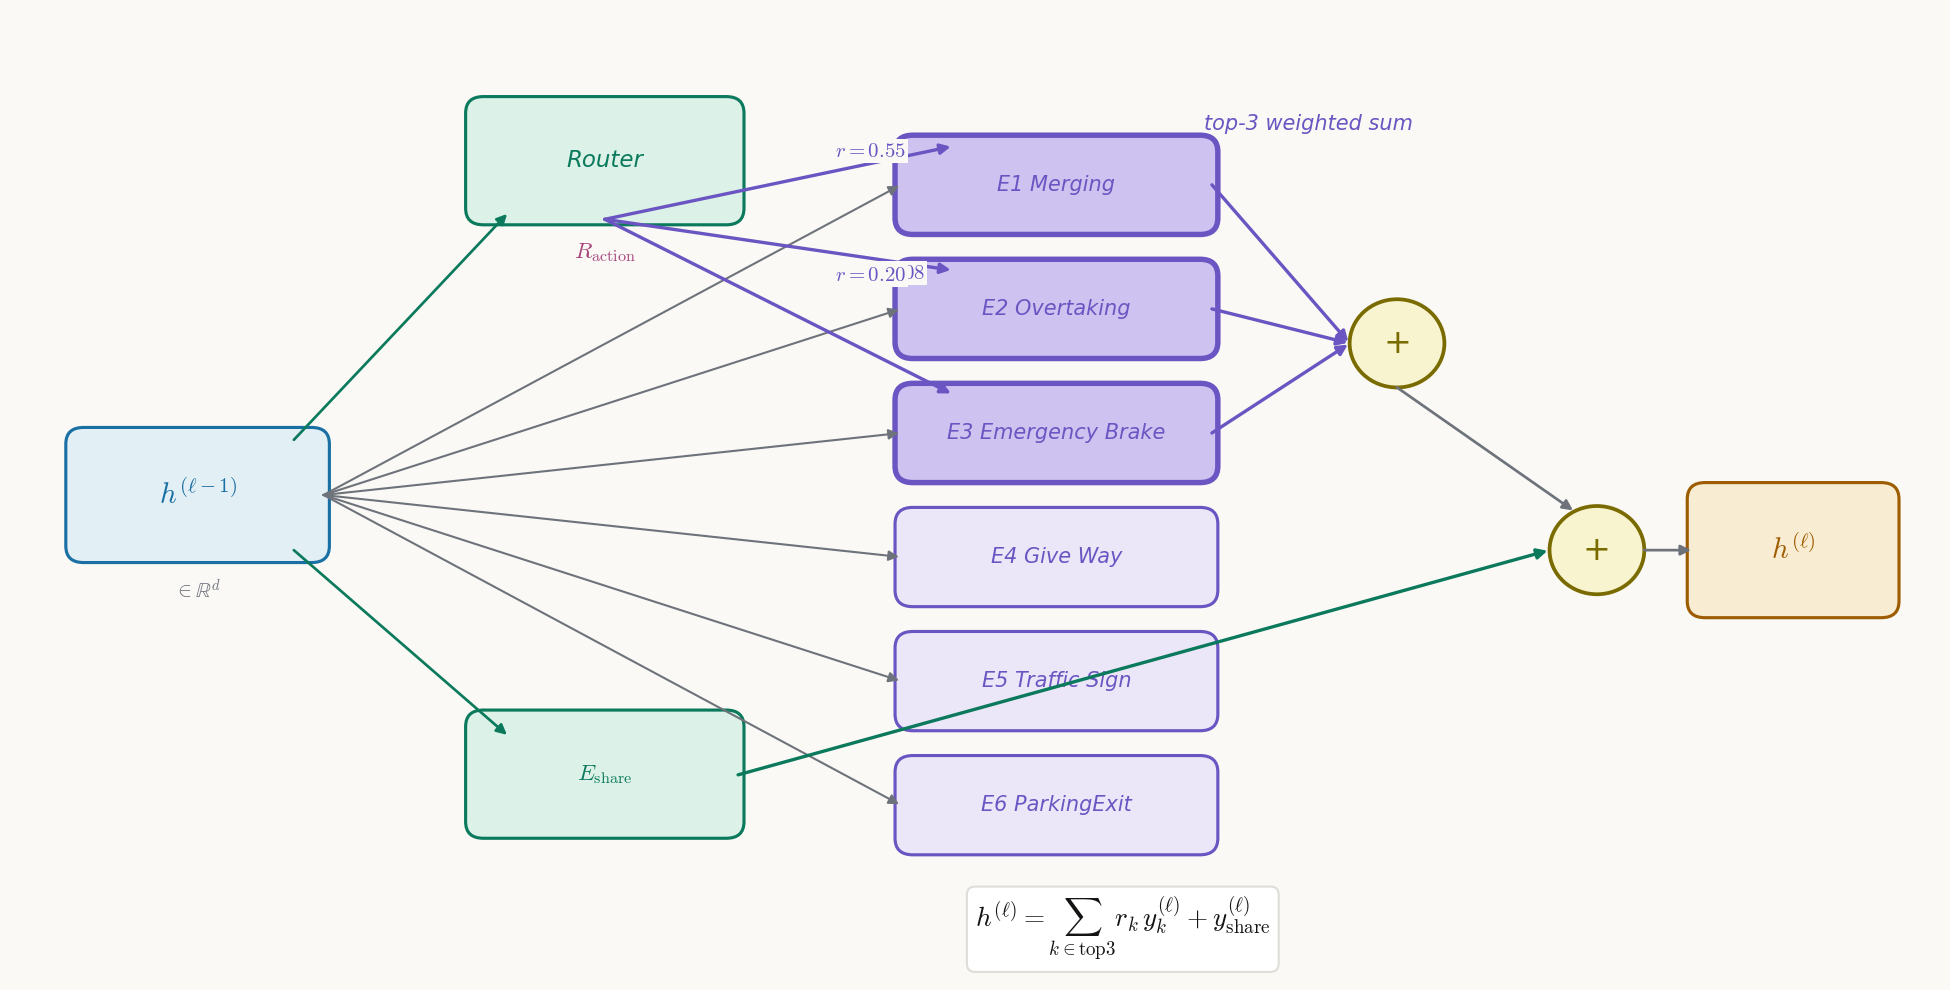

Source code (Python):
"""Action MoE decoder-layer schematic (bright theme, skill 5.3 palette)."""
import matplotlib
matplotlib.use("Agg")
matplotlib.rcParams["mathtext.fontset"] = "cm"
import matplotlib.pyplot as plt
from matplotlib.patches import FancyBboxPatch, Circle
import matplotlib.patheffects as pe

IN, IN_F = "#1a6fa3", "#e2eff5"
OP, OP_F = "#0b7a5c", "#dcf2e8"
ALT, ALT_F, ALT_HI = "#6a55c2", "#ebe7f8", "#cdc2f0"
OUT, OUT_F = "#9e5c00", "#f8ecd2"
NORM, NORM_F = "#7a6b00", "#f8f4cf"
PARAM = "#a8457c"
WIRE = "#6e737b"
BG = "#faf9f5"

fig, ax = plt.subplots(figsize=(13, 6.6))
fig.patch.set_facecolor(BG)
ax.set_facecolor(BG)
ax.set_xlim(0, 13)
ax.set_ylim(0, 7)
ax.axis("off")

def box(x, y, w, h, label, edge, fill, fs=11, lw=1.5, sub=None):
    b = FancyBboxPatch((x, y), w, h, boxstyle="round,pad=0.04,rounding_size=0.12",
                       ec=edge, fc=fill, lw=lw)
    ax.add_patch(b)
    ax.text(x + w / 2, y + h / 2 + (0.08 if sub else 0), label, ha="center",
            va="center", fontsize=fs, color=edge, style="italic")
    if sub:
        ax.text(x + w / 2, y + h / 2 - 0.22, sub, ha="center", va="center",
                fontsize=9.5, color=edge)
    return b

def arrow(x1, y1, x2, y2, color=WIRE, lw=1.3, label=None, lx=0, ly=0.12):
    ax.annotate("", xy=(x2, y2), xytext=(x1, y1),
                arrowprops=dict(arrowstyle="-|>", color=color, lw=lw,
                                mutation_scale=10, shrinkA=0, shrinkB=1))
    if label:
        ax.text((x1 + x2) / 2 + lx, (y1 + y2) / 2 + ly, label, fontsize=10,
                color=color, ha="center", va="bottom",
                bbox=dict(fc=BG, ec="none", pad=1))

# input
box(0.4, 3.05, 1.7, 0.9, r"$h^{(\ell-1)}$", IN, IN_F, fs=14)
ax.text(1.25, 2.75, r"$\in \mathbb{R}^d$", ha="center", fontsize=10, color=WIRE)

# router
box(3.1, 5.5, 1.8, 0.85, "Router", OP, OP_F, fs=11)
ax.text(4.0, 5.22, r"$R_{\mathrm{action}}$", ha="center", fontsize=11,
        color=PARAM, style="italic")
arrow(1.9, 3.9, 3.35, 5.55, color=OP)

# skill experts
skills = ["E1 Merging", "E2 Overtaking", "E3 Emergency Brake",
          "E4 Give Way", "E5 Traffic Sign", "E6 ParkingExit"]
ys = [5.75, 4.85, 3.95, 3.05, 2.15, 1.25]
sel = {0: "0.55", 2: "0.20", 1: "0.08"}  # selected idx -> r
for i, (s, y) in enumerate(zip(skills, ys)):
    hi = i in sel
    box(6.0, y - 0.32, 2.1, 0.64, s, ALT, ALT_HI if hi else ALT_F,
        fs=10, lw=2.6 if hi else 1.5)
    arrow(2.1, 3.5, 6.0, y, color=WIRE, lw=1.0)
    if hi:
        off = {0: (0.62, 0.16), 1: (0.75, -0.28), 2: (0.62, 0.16)}[i]
        arrow(4.0, 5.5, 6.35, y + 0.28, color=ALT, lw=1.6,
              label=r"$r=%s$" % sel[i], lx=off[0], ly=off[1])

# shared expert
box(3.1, 1.05, 1.8, 0.85, r"$E_{\mathrm{share}}$", OP, OP_F, fs=11)
arrow(1.9, 3.1, 3.35, 1.75, color=OP)

# weighted sum of skills
c1 = Circle((9.35, 4.6), 0.32, ec=NORM, fc=NORM_F, lw=1.8)
ax.add_patch(c1)
ax.text(9.35, 4.6, "+", ha="center", va="center", fontsize=16, color=NORM)
for i in sel:
    arrow(8.1, ys[i], 9.03, 4.6, color=ALT, lw=1.6)
ax.text(8.75, 6.15, "top-3 weighted sum", fontsize=10, color=ALT, ha="center",
        style="italic")

# add shared
c2 = Circle((10.7, 3.1), 0.32, ec=NORM, fc=NORM_F, lw=1.8)
ax.add_patch(c2)
ax.text(10.7, 3.1, "+", ha="center", va="center", fontsize=16, color=NORM)
arrow(9.35, 4.28, 10.55, 3.38, color=WIRE)
arrow(4.9, 1.47, 10.38, 3.1, color=OP, lw=1.6)

# output
box(11.35, 2.65, 1.35, 0.9, r"$h^{(\ell)}$", OUT, OUT_F, fs=14)
arrow(11.02, 3.1, 11.35, 3.1, color=WIRE)

ax.text(6.5, 0.35,
        r"$h^{(\ell)} = \sum_{k \in \mathrm{top3}} r_k\, y_k^{(\ell)} + y_{\mathrm{share}}^{(\ell)}$",
        fontsize=13, color="#141413", ha="left", va="center",
        bbox=dict(fc="white", ec="#deddd8", pad=6, boxstyle="round,pad=0.3"))

plt.tight_layout(pad=0.6)
out = ("D:/workspace/goals/cross-domain-frontier-paper-reading-vla-world-models-vln-multi-agent-driving"
       "/files/paper-xray-40/vla-driving/drivemoe-xray/fig-actionmoe.png")
fig.savefig("/home/hatch/workspace/goals/cross-domain-frontier-paper-reading-vla-world-models-vln-multi-agent-driving"
            "/files/paper-xray-40/vla-driving/drivemoe-xray/fig-actionmoe.png",
            dpi=150)
print("saved")
